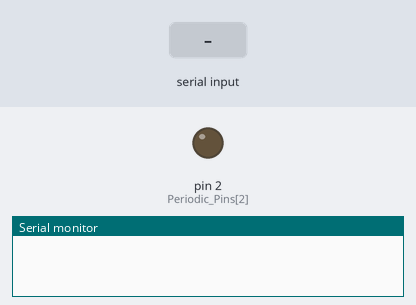
Recording of a sketch running on a simulated Arduino Uno, built with avr-gcc and run on an emulated ATmega328P. On the bench: output pins drawn as LEDs (lit = HIGH), the last lines printed to the serial monitor. The test bench sets the inputs (shaded band). Random numbers use the default seed unless the sketch sets one; pins used as bus, display or sensor lines are not drawn.

Above: at 1.2 s.
1.3 s: "S" received over Serial
At 1.6 s:
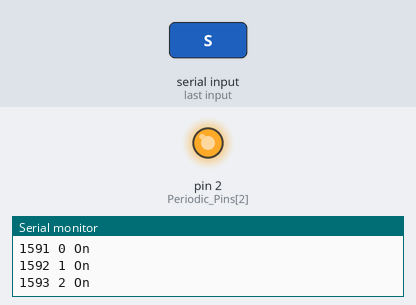
2.8 s: "X" received over Serial
At 3.5 s:
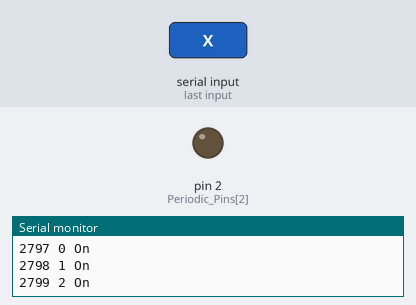
Timing chart, 0 to 5.8 s (numbered marks = the images above; inputs shaded):
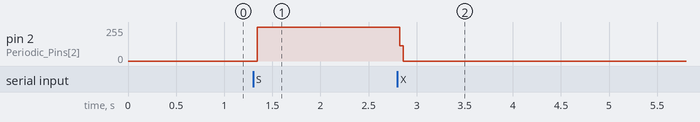

The sketch:

LED_Controller.ino
```cpp
/*
  C. elegans optogenetic control for 8 parallel systems of LED arrays to stimulate c. elegans
*/

// TODO:
// SHOULD BE ABLE TO RECEIVE TWO CHARACTERS OF THE SERIAL PORT
// ONE FOR ON AND ONE FOR OFF
// Test all periodic or all random


// SPECIFY PARAMETERS FOR STIMULATION FOR ALL PINS

// CHANNEL VARIABLES
const int numChan_Periodic = 3;
const int numChan_Poission = 0;

int myPins[] = {0,1,2}; // What pins will be used?
int Periodic_Pins[] = {0,1,2}; // What pins will be used?
int Poission_Pins[] = {}; // What pins will be used?


// SPECIFY PARAMETERS FOR PERIODIC STIMULATION
float omega[] = {1.0/5.0,1.0/5.0,1.0/5.0}; // specify frequency in times per MINUTE
float alpha[] = {1.0/60.0, 1.0/60.0, 1.0/60.0,}; // duty cycle for periodic stim
float periodicON[numChan_Periodic];
float periodicOFF[numChan_Periodic];
float nextTime[numChan_Periodic];

// SPECIFY PARAMETERS FOR RANDOM STIMULATION
float lambdaON[] = {}; // this is the poission parameter for the distrubtion of on times
float lambdaOFF[] = {}; // lambda for off times


// Initialize other stuff
boolean ledState_Periodic[numChan_Periodic];
boolean ledState_Poission[numChan_Poission];
long previousTime[numChan_Periodic];
unsigned long t;
boolean rig_status = false;

// the setup function runs once when you press reset or power the board
void setup() {
  Serial.begin(115200);
  // initialize digital pin LED_BUILTIN as an output.
  for (int i = 0; i < numChan_Periodic; i++){
    pinMode(Periodic_Pins[i], OUTPUT);
    ledState_Periodic[i] = LOW;
    periodicON[i] = ((1000*60/omega[i])*(alpha[i]));
    periodicOFF[i] = ((1000*60/omega[i])*(1-alpha[i]));
    previousTime[i] = 0;
    nextTime[i] = 0;
  }

    for (int i = 0; i < numChan_Poission; i++){
    pinMode(Poission_Pins[i], OUTPUT);
    ledState_Poission[i] = LOW;
    periodicON[i] = ((1000*60/omega[i])*(alpha[i]));
    periodicOFF[i] = ((1000*60/omega[i])*(1-alpha[i]));

  }

}

void loop() {

// method for oscillating stimulation
unsigned long currentTime = millis();

if(rig_status){
  //PERIODIC STIMULATION METHODS
  for (int i = 0; i < numChan_Periodic; i++){
     if(ledState_Periodic[i] == HIGH) {
        if (currentTime - previousTime[i] > periodicON[i]) {
          previousTime[i] = currentTime;
          ledState_Periodic[i] = LOW;
          digitalWrite(Periodic_Pins[i], ledState_Periodic[i]);
        }
     }
      if(ledState_Periodic[i] == LOW ) {
        if (currentTime - previousTime[i] > periodicOFF[i]) {
            previousTime[i] = currentTime;
            ledState_Periodic[i] = HIGH;
            digitalWrite(Periodic_Pins[i], ledState_Periodic[i]);
            t = millis();
                Serial.print(t);
                Serial.print(" ");
                Serial.print(Periodic_Pins[i]);
                Serial.print(" ");
                Serial.print("On \n");
          }
    }
    }

  // RANDOM STIMULATION METHODS
    for (int i = 0; i < numChan_Poission; i++){
        if(ledState_Poission[i] == HIGH) {
            if (currentTime > nextTime[i]) {
                ledState_Poission[i] = LOW;
                digitalWrite(Poission_Pins[i], ledState_Poission[i]);
                float k = poiss(lambdaOFF[i]); // pick a Off duration using lamda off
                nextTime[i] = currentTime + k;
                t = millis();
                Serial.print(t);
                Serial.print(" ");
                Serial.print(Poission_Pins[i]);
                Serial.print(" ");
                Serial.print("Off \n");

          }
     }

       if(ledState_Poission[i] == LOW) {
           if (currentTime > nextTime[i]) {
              ledState_Poission[i] = HIGH;
              digitalWrite(Poission_Pins[i], ledState_Poission[i]);
              float k = poiss(lambdaON[i]); // pick a On duration using lamda on
              nextTime[i] = currentTime + k;
              t = millis();
              Serial.print(t);
              Serial.print(" ");
              Serial.print(Poission_Pins[i]);
              Serial.print(" ");
              Serial.print("On \n");
        }
     }
  }
}

 // METHOD FOR TURNING STIMULATION ON AND OFF

  if (Serial.available()>0){
    char input = Serial.read();
    if (input == 'S'){ // "S" was entered - start!
      // Set some variable to a permissve state
      if(~rig_status){
        rig_status = true;
      }
    }

    if(input == 'X'){ // "X" was entered - stop!
      // Set the same variable to a non-permissive state
      if(rig_status){
      rig_status = false;
      // SET ALL PINS TO LOW
        for (int i = 0; i < numChan_Periodic; i++){
          digitalWrite(Periodic_Pins[i], LOW);
        }

        for (int i = 0; i < numChan_Poission; i++){
          digitalWrite(Poission_Pins[i], LOW);
        }
      }
    }

  }

}
  // method for geting a duration from a poission distribution
        float poiss(float lambda)
      {
        return 1000*60*(-log(1.0f - random(RAND_MAX) / ((float)RAND_MAX + 1)) / lambda);
      }
```

Measured:
- after the input at 1.3 s, pin 2 (Periodic_Pins[2]): 0/255 → 254/255 at once
- after the input at 2.8 s, pin 2 (Periodic_Pins[2]): 254/255 → 0/255 at once
